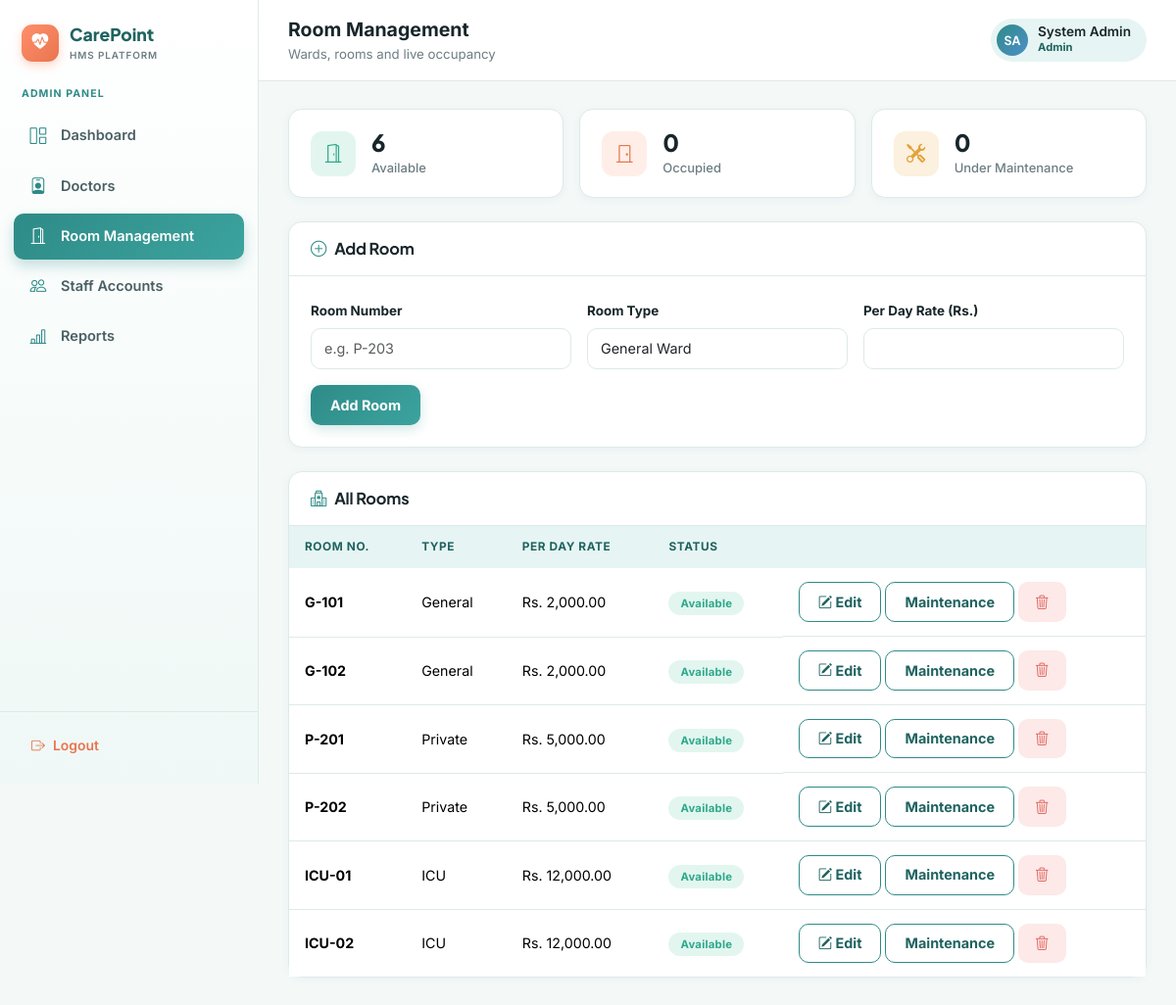
/admin/rooms.php (signed in), run on the app's committed database.
### tables this page shows
CREATE TABLE rooms (
    id INT AUTO_INCREMENT PRIMARY KEY,
    room_no VARCHAR(20) NOT NULL UNIQUE,
    room_type ENUM('General','Private','ICU','Emergency') NOT NULL,
    per_day_rate DECIMAL(10,2) NOT NULL,
    status ENUM('available','occupied','maintenance') DEFAULT 'available'
);

### includes/auth.php (called while the page is built, shortened)
<?php
function base_url(): string {
    $script = $_SERVER['SCRIPT_NAME'] ?? '';
    $parts = explode('/', trim($script, '/'));
    array_pop($parts);
    if (!empty($parts) && in_array(end($parts), ['admin', 'doctor', 'receptionist', 'accountant'])) {
        array_pop($parts);
    }
    $root = '/' . implode('/', $parts);
    return $root === '/' ? '' : rtrim($root, '/');
}
function e(?string $value): string {
    return htmlspecialchars($value ?? '', ENT_QUOTES, 'UTF-8');
}
function money($amount): string {
    return 'Rs. ' . number_format((float)$amount, 2);
}
function initials(string $name): string {
    $parts = explode(' ', trim($name));
    $first = $parts[0][0] ?? '';
    $second = $parts[1][0] ?? '';
    return strtoupper($first . $second);
}

### admin/rooms.php (the view, shortened to what this page needs)
<?php
require_once __DIR__ . '/../includes/auth.php';
$page_title = 'Room Management';
$page_sub   = 'Wards, rooms and live occupancy';
$active     = 'rooms';
$editRoom = null;
$rooms = $pdo->query("SELECT * FROM rooms ORDER BY room_type, room_no")->fetchAll();
$summary = $pdo->query("SELECT status, COUNT(*) c FROM rooms GROUP BY status")->fetchAll(PDO::FETCH_KEY_PAIR);
require __DIR__ . '/../includes/header.php';
?>
<div class="row g-3 mb-4">
  <div class="col-sm-4">
    <div class="stat-card"><div class="icon-box bg-green"><i class="bi bi-door-open"></i></div>
      <div><div class="value"><?= (int)($summary['available'] ?? 0) ?></div><div class="label">Available</div></div></div>
  </div>
  <div class="col-sm-4">
    <div class="stat-card"><div class="icon-box bg-coral"><i class="bi bi-door-closed"></i></div>
      <div><div class="value"><?= (int)($summary['occupied'] ?? 0) ?></div><div class="label">Occupied</div></div></div>
  </div>
  <div class="col-sm-4">
    <div class="stat-card"><div class="icon-box bg-amber"><i class="bi bi-tools"></i></div>
      <div><div class="value"><?= (int)($summary['maintenance'] ?? 0) ?></div><div class="label">Under Maintenance</div></div></div>
  </div>
</div>
<div class="panel mb-4">
  <div class="panel-header">
    <h5><i class="bi bi-<?= $editRoom ? 'pencil-square' : 'plus-circle' ?> me-2"></i><?= $editRoom ? 'Edit Room — ' . e($editRoom['room_no']) : 'Add Room' ?></h5>
  </div>
  <div class="panel-body">
    <form method="POST">
      <div class="row g-3">
        <div class="col-md-4">
          <label class="form-label">Room Number</label>
          <input type="text" name="room_no" class="form-control" placeholder="e.g. P-203" value="<?= e($editRoom['room_no'] ?? '') ?>" required>
        </div>
        <div class="col-md-4">
          <label class="form-label">Room Type</label>
          <select name="room_type" class="form-select" required>
            <?php foreach (['General' => 'General Ward', 'Private' => 'Private Room', 'ICU' => 'ICU', 'Emergency' => 'Emergency'] as $val => $label): ?>
              <option value="<?= $val ?>" <?= ($editRoom['room_type'] ?? '') === $val ? 'selected' : '' ?>><?= $label ?></option>
            <?php endforeach; ?>
          </select>
        </div>
        <div class="col-md-4">
          <label class="form-label">Per Day Rate (Rs.)</label>
          <input type="number" step="0.01" name="per_day_rate" class="form-control" value="<?= $editRoom ? e((string)$editRoom['per_day_rate']) : '' ?>" required>
        </div>
      </div>
      <button type="submit" name="save_room" class="btn btn-hms mt-3"><?= $editRoom ? 'Update Room' : 'Add Room' ?></button>
    </form>
  </div>
</div>
<div class="panel">
  <div class="panel-header"><h5><i class="bi bi-hospital me-2"></i>All Rooms</h5></div>
  <div class="panel-body p-0">
    <div class="table-responsive">
      <table class="table table-hms mb-0">
        <thead><tr><th>Room No.</th><th>Type</th><th>Per Day Rate</th><th>Status</th><th></th></tr></thead>
        <tbody>
          <?php foreach ($rooms as $r): ?>
          <tr class="<?= (int)($editRoom['id'] ?? 0) === (int)$r['id'] ? 'table-active' : '' ?>">
            <td><strong><?= e($r['room_no']) ?></strong></td>
            <td><?= e($r['room_type']) ?></td>
            <td><?= money($r['per_day_rate']) ?></td>
            <td><span class="badge-soft <?= e($r['status']) ?>"><?= e(ucfirst($r['status'])) ?></span></td>
            <td class="d-flex gap-1">
              <a href="?edit=<?= $r['id'] ?>" class="btn btn-outline-hms btn-sm"><i class="bi bi-pencil-square"></i> Edit</a>
              <?php if ($r['status'] !== 'occupied'): ?>
                <a href="?maintenance=<?= $r['id'] ?>" class="btn btn-outline-hms btn-sm">
                  <?= $r['status'] === 'maintenance' ? 'Mark Available' : 'Maintenance' ?>
                </a>
                <a href="?delete=<?= $r['id'] ?>" class="btn btn-danger-soft btn-sm" onclick="return confirm('Delete room <?= e(addslashes($r['room_no'])) ?>?');"><i class="bi bi-trash3"></i></a>
              <?php else: ?>
                <span class="text-muted align-self-center" style="font-size:0.8rem;">In use</span>
              <?php endif; ?>
            </td>
          </tr>
          <?php endforeach; ?>
        </tbody>
      </table>
    </div>
  </div>
</div>
<?php require __DIR__ . '/../includes/footer.php'; ?>

### includes/header.php (shortened to what this page needs)
<?php
require_once __DIR__ . '/auth.php';
$page_title = $page_title ?? 'Dashboard';
$page_sub   = $page_sub ?? '';
$active     = $active ?? '';
$role       = $_SESSION['role'] ?? '';
$user_name  = $_SESSION['user_name'] ?? 'User';
$base       = base_url();
?>
<!DOCTYPE html>
<html lang="en">
<head>
<link href="https://cdn.jsdelivr.net/npm/bootstrap@5.3.3/dist/css/bootstrap.min.css" rel="stylesheet">
<link rel="stylesheet" href="https://cdn.jsdelivr.net/npm/bootstrap-icons@1.11.3/font/bootstrap-icons.css">
<link rel="stylesheet" href="<?= $base ?>/assets/css/style.css">
</head>
<body>
<div class="app-shell">
  <?php require __DIR__ . '/../' . $role . '/sidebar.php'; ?>
  <div class="main-content">
    <div class="topbar">
      <div class="d-flex align-items-center gap-3">
        <div>
          <p class="page-title"><?= e($page_title) ?></p>
          <?php if ($page_sub): ?><p class="page-sub mb-0"><?= e($page_sub) ?></p><?php endif; ?>
        </div>
      </div>
      <div class="user-chip">
        <div class="avatar"><?= e(initials($user_name)) ?></div>
        <div>
          <div style="font-size:0.85rem; font-weight:600; line-height:1.1;"><?= e($user_name) ?></div>
          <div class="role-tag"><?= e($role) ?></div>
        </div>
      </div>
    </div>
    <div class="content-area">

### admin/sidebar.php
<div class="sidebar" id="adminSidebar">
  <div class="brand">
    <div class="mark"><i class="bi bi-heart-pulse-fill"></i></div>
    <div>
      <span>CarePoint</span>
      <small>HMS PLATFORM</small>
    </div>
  </div>
  <div class="sidebar-role">Admin Panel</div>
  <nav>
    <a href="dashboard.php" class="<?= $active === 'dashboard' ? 'active' : '' ?>"><i class="bi bi-grid-1x2"></i> Dashboard</a>
    <a href="doctors.php" class="<?= $active === 'doctors' ? 'active' : '' ?>"><i class="bi bi-person-badge"></i> Doctors</a>
    <a href="rooms.php" class="<?= $active === 'rooms' ? 'active' : '' ?>"><i class="bi bi-door-open"></i> Room Management</a>
    <a href="users.php" class="<?= $active === 'users' ? 'active' : '' ?>"><i class="bi bi-people"></i> Staff Accounts</a>
    <a href="reports.php" class="<?= $active === 'reports' ? 'active' : '' ?>"><i class="bi bi-bar-chart-line"></i> Reports</a>
  </nav>
  <div class="sidebar-footer">
    <a href="<?= base_url() ?>/logout.php"><i class="bi bi-box-arrow-right"></i> Logout</a>
  </div>
</div>

### includes/footer.php (shortened to what this page needs)
    </div>
  </div>
</div>
</body>
</html>

### data on the page
rooms: room_no "G-101", room_type "General", per_day_rate "Rs. 2,000.00", status "Available", shows "Maintenance"
rooms: room_no "G-102", room_type "General", per_day_rate "Rs. 2,000.00", status "Available", shows "Maintenance"
rooms: room_no "P-201", room_type "Private", per_day_rate "Rs. 5,000.00", status "Available", shows "Maintenance"
rooms: room_no "P-202", room_type "Private", per_day_rate "Rs. 5,000.00", status "Available", shows "Maintenance"
rooms: room_no "ICU-01", room_type "ICU", per_day_rate "Rs. 12,000.00", status "Available", shows "Maintenance"
rooms: room_no "ICU-02", room_type "ICU", per_day_rate "Rs. 12,000.00", status "Available", shows "Maintenance"

### other printed values
$page_title "Room Management"
$page_sub "Wards, rooms and live occupancy"
initials($user_name) "SA"
$user_name "System Admin"
$role "Admin"
$summary['available'] "6"
$summary['occupied'] "0"
$summary['maintenance'] "0"
form field room_type "General Ward"
